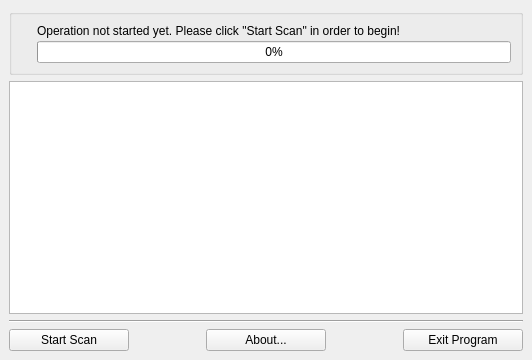
<?xml version="1.0" encoding="UTF-8"?>
<ui version="4.0">
 <class>MainWindow</class>
 <widget class="QMainWindow" name="MainWindow">
  <property name="geometry">
   <rect>
    <x>0</x>
    <y>0</y>
    <width>532</width>
    <height>360</height>
   </rect>
  </property>
  <property name="windowTitle">
   <string>Double File Scanner</string>
  </property>
  <property name="windowIcon">
   <iconset resource="../DoubleFileScanner.qrc">
    <normaloff>:/res/DoubleFileScanner.png</normaloff>:/res/DoubleFileScanner.png</iconset>
  </property>
  <widget class="QWidget" name="centralwidget">
   <layout class="QVBoxLayout" name="verticalLayout_2">
    <item>
     <layout class="QVBoxLayout" name="verticalLayout">
      <property name="spacing">
       <number>6</number>
      </property>
      <item>
       <widget class="QGroupBox" name="groupBox">
        <property name="title">
         <string/>
        </property>
        <layout class="QHBoxLayout" name="horizontalLayout_2">
         <property name="spacing">
          <number>9</number>
         </property>
         <item>
          <widget class="QLabel" name="logo">
           <property name="pixmap">
            <pixmap resource="../DoubleFileScanner.qrc">:/res/Logo.png</pixmap>
           </property>
          </widget>
         </item>
         <item>
          <layout class="QVBoxLayout" name="verticalLayout_3">
           <property name="spacing">
            <number>3</number>
           </property>
           <item>
            <widget class="QLabel" name="label">
             <property name="text">
              <string>Operation not started yet. Please click &quot;Start Scan&quot; in order to begin!</string>
             </property>
            </widget>
           </item>
           <item>
            <widget class="QProgressBar" name="progressBar">
             <property name="value">
              <number>0</number>
             </property>
             <property name="alignment">
              <set>Qt::AlignCenter</set>
             </property>
             <property name="textVisible">
              <bool>true</bool>
             </property>
            </widget>
           </item>
          </layout>
         </item>
        </layout>
       </widget>
      </item>
      <item>
       <widget class="QTreeView" name="treeView"/>
      </item>
      <item>
       <widget class="QFrame" name="frame">
        <property name="frameShape">
         <enum>QFrame::HLine</enum>
        </property>
        <property name="frameShadow">
         <enum>QFrame::Sunken</enum>
        </property>
       </widget>
      </item>
      <item>
       <layout class="QHBoxLayout" name="horizontalLayout">
        <item>
         <widget class="QPushButton" name="buttonStart">
          <property name="minimumSize">
           <size>
            <width>120</width>
            <height>0</height>
           </size>
          </property>
          <property name="cursor">
           <cursorShape>PointingHandCursor</cursorShape>
          </property>
          <property name="text">
           <string>Start Scan</string>
          </property>
          <property name="icon">
           <iconset resource="../DoubleFileScanner.qrc">
            <normaloff>:/res/Button_Start.png</normaloff>:/res/Button_Start.png</iconset>
          </property>
         </widget>
        </item>
        <item>
         <spacer name="horizontalSpacer">
          <property name="orientation">
           <enum>Qt::Horizontal</enum>
          </property>
          <property name="sizeHint" stdset="0">
           <size>
            <width>40</width>
            <height>20</height>
           </size>
          </property>
         </spacer>
        </item>
        <item>
         <widget class="QPushButton" name="buttonAbout">
          <property name="minimumSize">
           <size>
            <width>120</width>
            <height>0</height>
           </size>
          </property>
          <property name="cursor">
           <cursorShape>PointingHandCursor</cursorShape>
          </property>
          <property name="text">
           <string>About...</string>
          </property>
          <property name="icon">
           <iconset resource="../DoubleFileScanner.qrc">
            <normaloff>:/res/Button_About.png</normaloff>:/res/Button_About.png</iconset>
          </property>
         </widget>
        </item>
        <item>
         <spacer name="horizontalSpacer_2">
          <property name="orientation">
           <enum>Qt::Horizontal</enum>
          </property>
          <property name="sizeHint" stdset="0">
           <size>
            <width>40</width>
            <height>20</height>
           </size>
          </property>
         </spacer>
        </item>
        <item>
         <widget class="QPushButton" name="buttonExit">
          <property name="minimumSize">
           <size>
            <width>120</width>
            <height>0</height>
           </size>
          </property>
          <property name="cursor">
           <cursorShape>PointingHandCursor</cursorShape>
          </property>
          <property name="text">
           <string>Exit Program</string>
          </property>
          <property name="icon">
           <iconset resource="../DoubleFileScanner.qrc">
            <normaloff>:/res/Button_Exit.png</normaloff>:/res/Button_Exit.png</iconset>
          </property>
         </widget>
        </item>
       </layout>
      </item>
     </layout>
    </item>
   </layout>
  </widget>
 </widget>
 <resources>
  <include location="../DoubleFileScanner.qrc"/>
 </resources>
 <connections/>
</ui>
